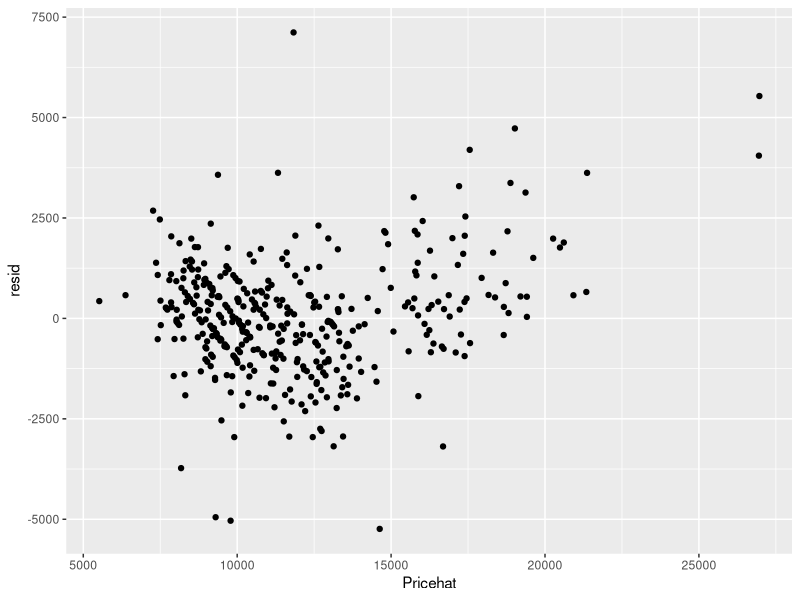
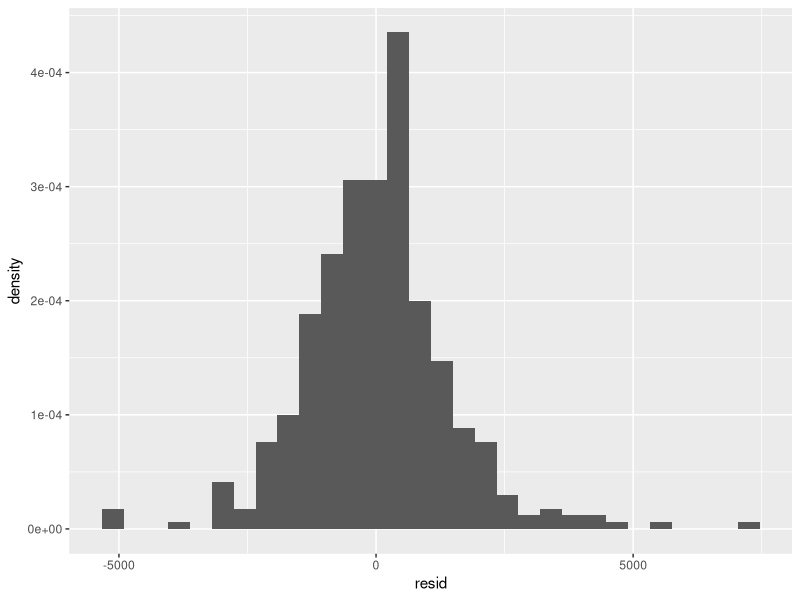

The R source for these figures, in order:
## ---- chunk 1
knitr::opts_chunk$set(echo = TRUE)
## ---- chunk 2
library(tidyverse)
library(broom)
library(forecast)
library(caret)
## ---- chunk 3
car.df <- read_csv("ToyotaCorolla.csv")
# use first 1000 rows of data
car.df <- car.df[1:1000, ]
# select variables for regression

head(car.df)

#convert fuel type to factor
car.df$Fuel_Type <- as.factor(car.df$Fuel_Type)
head(car.df)

selected.var <- c(3, 4, 7, 8, 9, 10, 12, 13, 14, 17, 18)

car.df.sel <- car.df[, selected.var]


## ---- chunk 4
set.seed(1)

trainInd <- createDataPartition(car.df.sel$Price, p = 0.6, list = F)
train.df <- car.df.sel[trainInd, ]
valid.df <- car.df.sel[-trainInd, ]
## ---- chunk 5
lm.1 <- lm(Price ~ ., data = train.df)

#model results
tidy(lm.1)

#snapshot of summary stats
glance(lm.1)
glance(lm.1)$AIC
## ---- chunk 6

head(augment(lm.1, newdata = valid.df))
# as we saw before, augmented values are prepended by.

valid.pred <- augment(lm.1, newdata = valid.df) |> 
  rename(Pricehat = .fitted,
         resid = .resid)

# check rmse etc
accuracy(valid.pred$Pricehat, valid.df$Price)

# Plot resid vs predicted value and a histogram of residuals

valid.pred |> 
  ggplot(aes(x = Pricehat, y = resid)) +
  geom_point()

valid.pred |> 
   ggplot(aes(x = resid, y = ..density..)) +
  geom_histogram()

